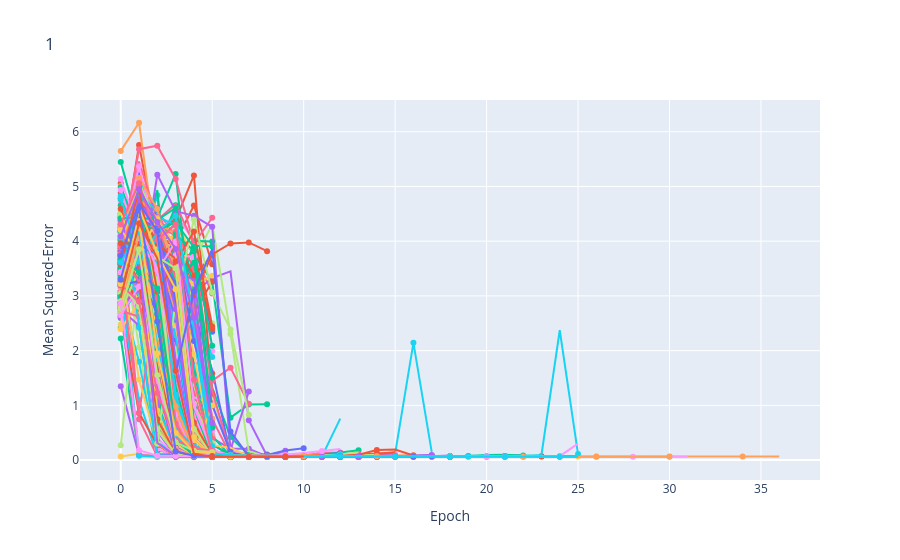
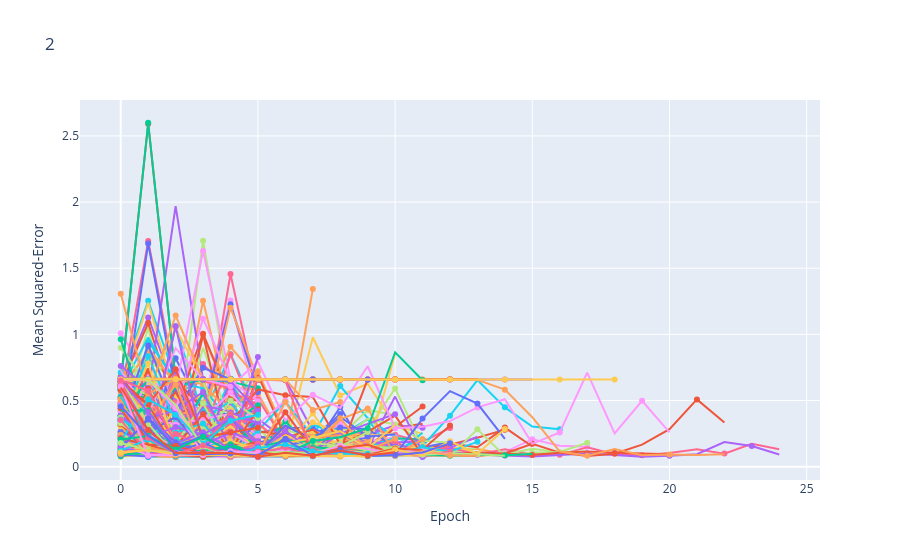
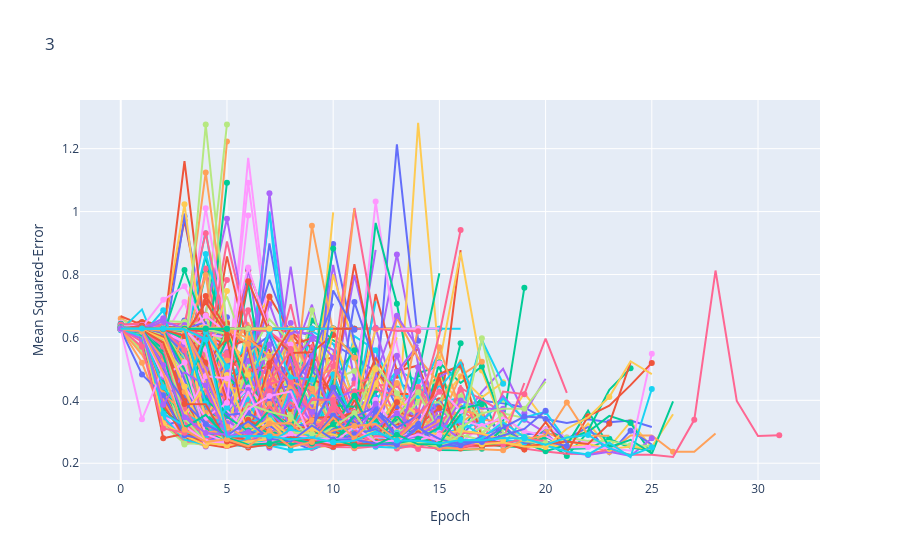
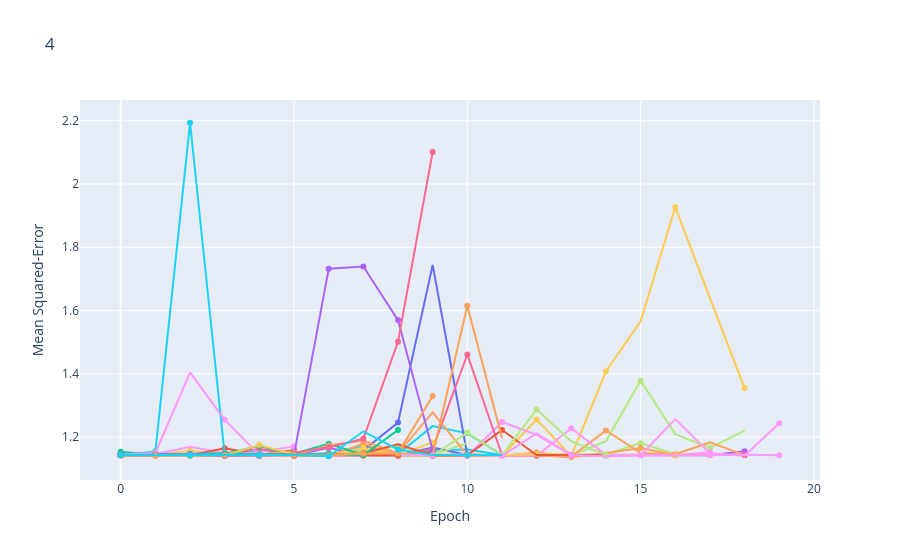

Notebook code cell kept with these figures, in order:
### Markdown cell above
### Intermediate Values Plots

### Code cell
for study, title in zip(studies, titles):
    fig = ov.plot_intermediate_values(study)
    fig.update_layout(title=title, yaxis_title='Mean Squared-Error', xaxis_title='Epoch')
    fig.show()
